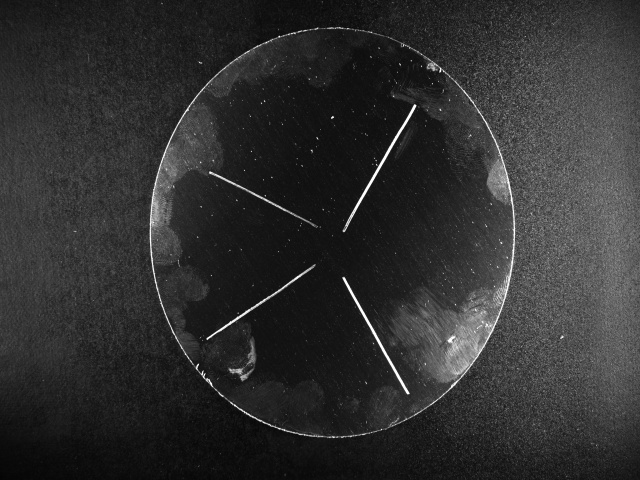
#> input picture edge(red)/input_images/ca_shang1.jpg, 640 x 480 px
$ python -i 0001.py   (imports and definitions only)
#> lines starting #> are read from the running program, lines starting #| are printed output that depends on the picture; after the words box and inside, x2 and y2 are one past the last pixel; in counts of white or black regions, pixels touching at a corner belong together
#> further down, picture is the input picture: shape (480, 640, 3); min 4, max 255, mean 47.7
import os
import cv2
import numpy as np
from tqdm import tqdm

def detect_contours(image, draw_on_original=True):

    # 灰度图
#> called with draw_on_original = True
    gray = cv2.cvtColor(image, cv2.COLOR_BGR2GRAY)

    # 使用自适应阈值代替全局阈值，减少黑斑影响
    binary = cv2.adaptiveThreshold(gray, 255,
                                 cv2.ADAPTIVE_THRESH_GAUSSIAN_C,
                                 cv2.THRESH_BINARY_INV, 11, 2)
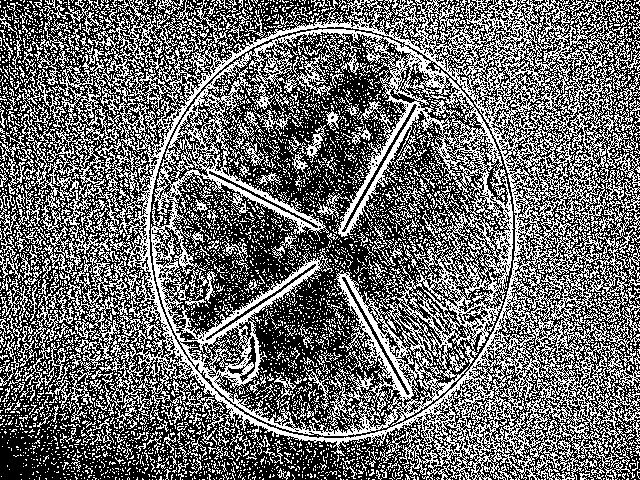
#> binary: shape (480, 640); 42% white in thin lines or dots

    # 形态学操作去除小噪点
    kernel = np.ones((3,3), np.uint8)
    binary = cv2.morphologyEx(binary, cv2.MORPH_OPEN, kernel, iterations=1)
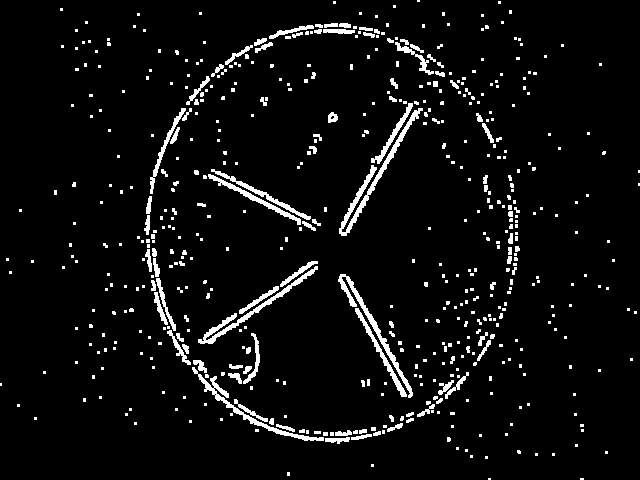
#> binary: shape (480, 640); 5.3% white; 558 white regions (437 under 20 px)

    # 轮廓检测
    contours, hierarchy = cv2.findContours(binary, cv2.RETR_EXTERNAL, cv2.CHAIN_APPROX_SIMPLE)
#> contours = 558 contours, 483 with area under 20; largest, box (x1, y1, x2, y2) and area: (339, 108, 423, 236) 828, (338, 274, 413, 398) 633, (198, 266, 318, 344) 626, (192, 367, 324, 441) 588, (208, 174, 301, 225) 376

    # 创建结果图像
    if draw_on_original:
        result = image.copy()
    else:
        result = np.zeros_like(image)

    # 过滤掉两侧区域和小轮廓
    filtered_contours = []
    height, width = image.shape[:2]
#> height = 480; width = 640
    left_boundary = width * 0.2  # 忽略左侧20%区域
#> left_boundary = 128
    right_boundary = width * 0.8  # 忽略右侧20%区域
#> right_boundary = 512

    for cnt in contours:
        # 计算轮廓的边界矩形
        x, y, w, h = cv2.boundingRect(cnt)

        # 过滤条件：不在两侧且面积足够大
        if (x > left_boundary and x + w < right_boundary) and cv2.contourArea(cnt) > 100:
            filtered_contours.append(cnt)
#> this loop made 558 passes
#> (cnt, x, y, w, h) on passes 1 to 3: ([[580, 478], [580, 479], [583, 479], [583, 478]], 580, 478, 4, 2), ([[488, 478], [488, 479], [490, 479], [490, 478]], 488, 478, 3, 2), ([[287, 472], [287, 475], [289, 475], [289, 472]], 287, 472, 3, 4)
#> after the loop, filtered_contours = 17 contours; largest, box (x1, y1, x2, y2) and area: (339, 108, 423, 236) 828, (338, 274, 413, 398) 633, (198, 266, 318, 344) 626, (192, 367, 324, 441) 588, (208, 174, 301, 225) 376

    # 绘制过滤后的轮廓（红色，线宽2）
    cv2.drawContours(result, filtered_contours, -1, (0, 0, 255), 2)
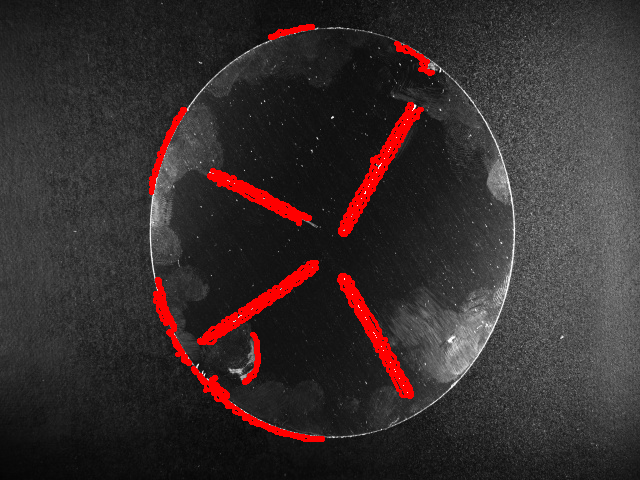
#> result: shape (480, 640, 3); 3.64% of pixels changed, all inside (x1, y1, x2, y2) = (149, 24, 435, 442)

    return result, filtered_contours

# [54 lines left out: functions process_image, batch_process_images, not called in this run]

# [19 lines not run here, left out]

>>> import cv2
>>> picture = cv2.imread('input_images/ca_shang1.jpg')
>>> result = detect_contours(picture)

$ run again, on edge(red)/input_images/ca_shang13.jpg
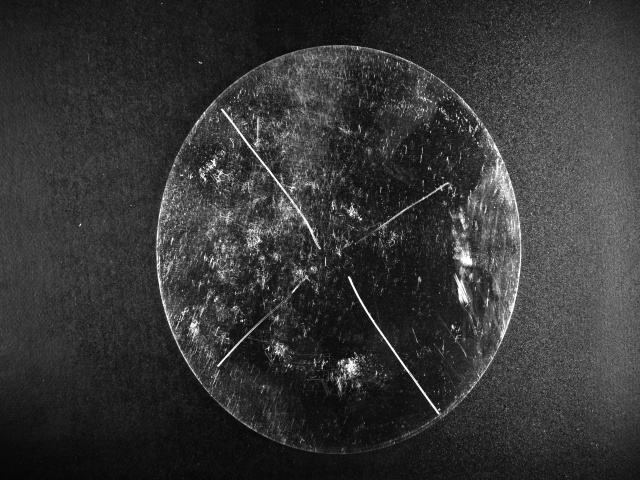
#> input picture edge(red)/input_images/ca_shang13.jpg, 640 x 480 px
#> picture is the input picture: shape (480, 640, 3); min 4, max 255, mean 54.1
#> in detect_contours, `binary = cv2.morphologyEx(binary, cv2.MORPH_OPEN, kernel, iterations=1)`:
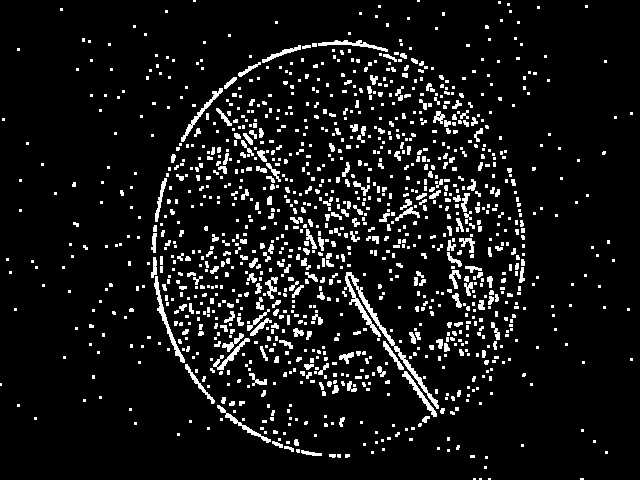
#> binary: shape (480, 640); 8.1% white; 1248 white regions (937 under 20 px)
#> contours = 1248 contours, 1104 with area under 20; largest, box (x1, y1, x2, y2) and area: (344, 272, 439, 409) 760, (154, 276, 185, 363) 286, (181, 88, 223, 142) 203, (402, 371, 437, 417) 192, (318, 40, 388, 52) 186
#> the loop in detect_contours, `for cnt in contours:` made 1248 passes
#> (cnt, x, y, w, h) on passes 1 to 3: ([[580, 478], [580, 479], [583, 479], [583, 478]], 580, 478, 4, 2), ([[488, 478], [488, 479], [490, 479], [490, 478]], 488, 478, 3, 2), ([[479, 478], [479, 479], [481, 479], [481, 478]], 479, 478, 3, 2)
#> after the loop in detect_contours, `for cnt in contours:`: filtered_contours = 11 contours; largest, box (x1, y1, x2, y2) and area: (344, 272, 439, 409) 760, (154, 276, 185, 363) 286, (181, 88, 223, 142) 203, (402, 371, 437, 417) 192, (318, 40, 388, 52) 186
#> in detect_contours, `cv2.drawContours(result, filtered_contours, -1, (0, 0, 255), 2)`:
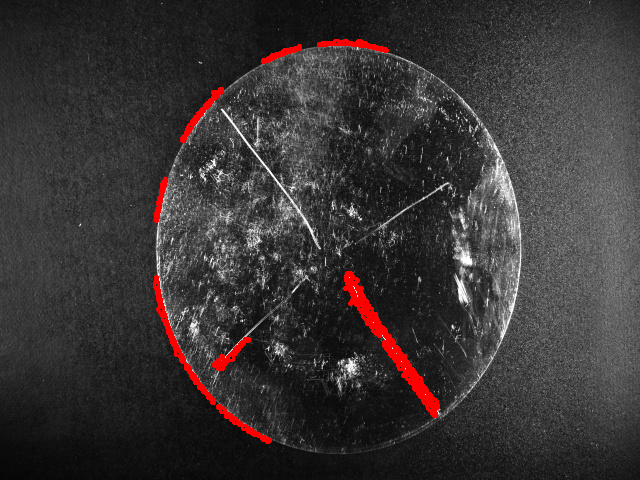
#> result: shape (480, 640, 3); 1.77% of pixels changed, all inside (x1, y1, x2, y2) = (153, 39, 440, 444)

$ run again, on edge(red)/input_images/ca_shang14.jpg
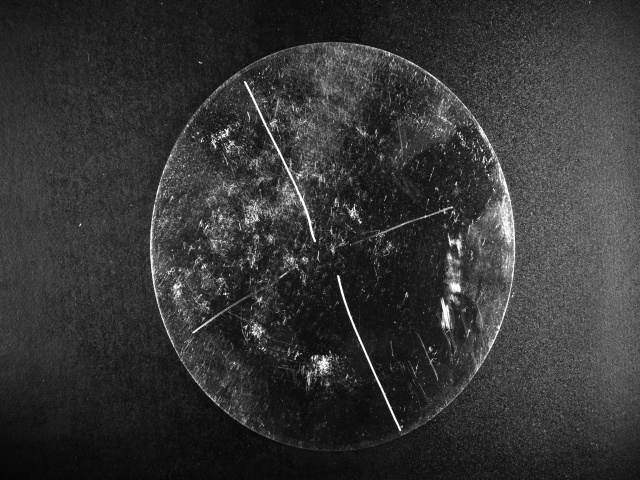
#> input picture edge(red)/input_images/ca_shang14.jpg, 640 x 480 px
#> picture is the input picture: shape (480, 640, 3); min 4, max 255, mean 53.6
#> in detect_contours, `binary = cv2.morphologyEx(binary, cv2.MORPH_OPEN, kernel, iterations=1)`:
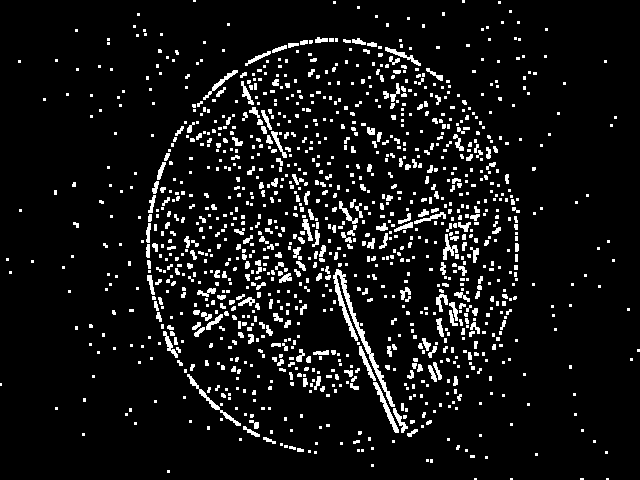
#> binary: shape (480, 640); 7.8% white; 1232 white regions (909 under 20 px)
#> contours = 1232 contours, 1086 with area under 20; largest, box (x1, y1, x2, y2) and area: (333, 269, 395, 407) 728, (373, 382, 399, 433) 191, (187, 374, 241, 426) 190, (203, 70, 238, 100) 118, (359, 346, 376, 381) 116
#> the loop in detect_contours, `for cnt in contours:` made 1232 passes
#> (cnt, x, y, w, h) on passes 1 to 3: ([[606, 478], [606, 479], [608, 479], [608, 478]], 606, 478, 3, 2), ([[580, 478], [580, 479], [583, 479], [583, 478]], 580, 478, 4, 2), ([[510, 478], [510, 479], [512, 479], [512, 478]], 510, 478, 3, 2)
#> after the loop in detect_contours, `for cnt in contours:`: filtered_contours = 7 contours; box (x1, y1, x2, y2) and area: (333, 269, 395, 407) 728, (373, 382, 399, 433) 191, (187, 374, 241, 426) 190, (203, 70, 238, 100) 118, (359, 346, 376, 381) 116, (385, 47, 421, 66) 112, (443, 234, 458, 260) 107
#> in detect_contours, `cv2.drawContours(result, filtered_contours, -1, (0, 0, 255), 2)`:
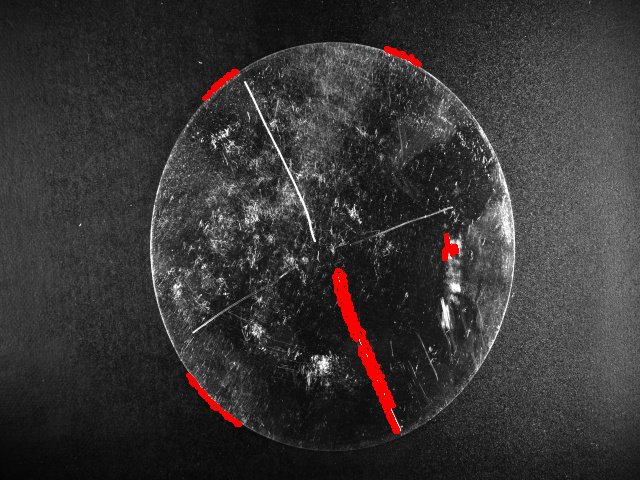
#> result: shape (480, 640, 3); 1.11% of pixels changed, all inside (x1, y1, x2, y2) = (186, 46, 459, 434)

$ run again, on edge(red)/input_images/ca_shang17.jpg
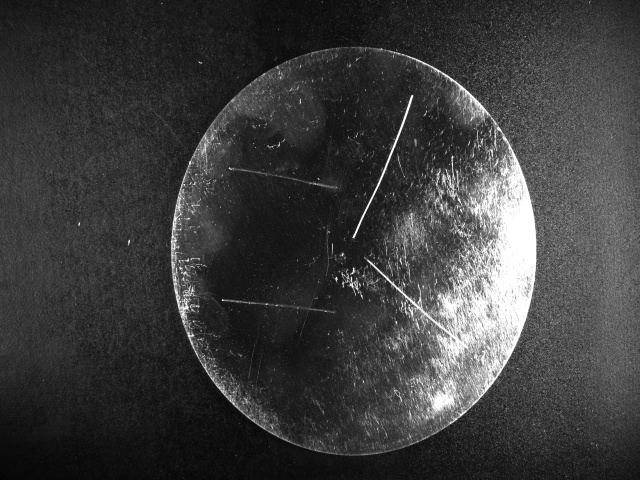
#> input picture edge(red)/input_images/ca_shang17.jpg, 640 x 480 px
#> picture is the input picture: shape (480, 640, 3); min 4, max 255, mean 60.9
#> in detect_contours, `binary = cv2.morphologyEx(binary, cv2.MORPH_OPEN, kernel, iterations=1)`:
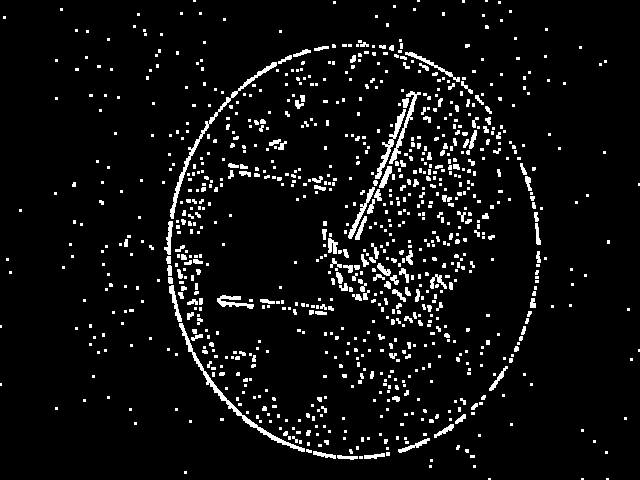
#> binary: shape (480, 640); 6% white; 950 white regions (750 under 20 px)
#> contours = 950 contours, 853 with area under 20; largest, box (x1, y1, x2, y2) and area: (179, 323, 305, 452) 572, (170, 62, 277, 219) 515, (375, 109, 406, 179) 275, (389, 91, 421, 164) 251, (348, 187, 375, 239) 180
#> the loop in detect_contours, `for cnt in contours:` made 950 passes
#> (cnt, x, y, w, h) on passes 1 to 3: ([[606, 478], [606, 479], [608, 479], [608, 478]], 606, 478, 3, 2), ([[581, 478], [581, 479], [583, 479], [583, 478]], 581, 478, 3, 2), ([[488, 478], [488, 479], [490, 479], [490, 478]], 488, 478, 3, 2)
#> after the loop in detect_contours, `for cnt in contours:`: filtered_contours = 9 contours; largest, box (x1, y1, x2, y2) and area: (179, 323, 305, 452) 572, (170, 62, 277, 219) 515, (375, 109, 406, 179) 275, (389, 91, 421, 164) 251, (348, 187, 375, 239) 180
#> in detect_contours, `cv2.drawContours(result, filtered_contours, -1, (0, 0, 255), 2)`:
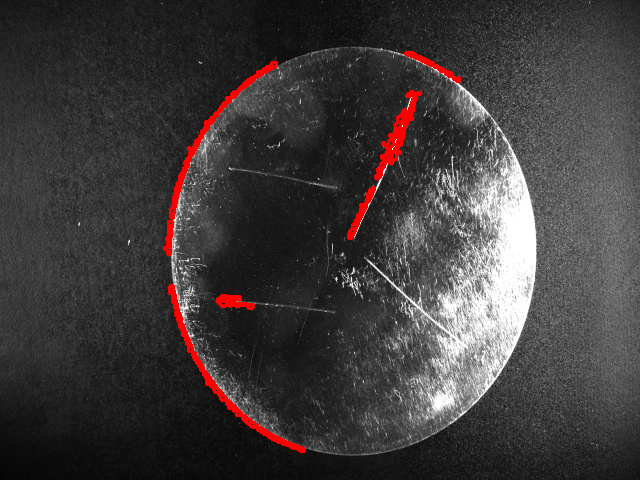
#> result: shape (480, 640, 3); 1.71% of pixels changed, all inside (x1, y1, x2, y2) = (163, 51, 461, 453)
